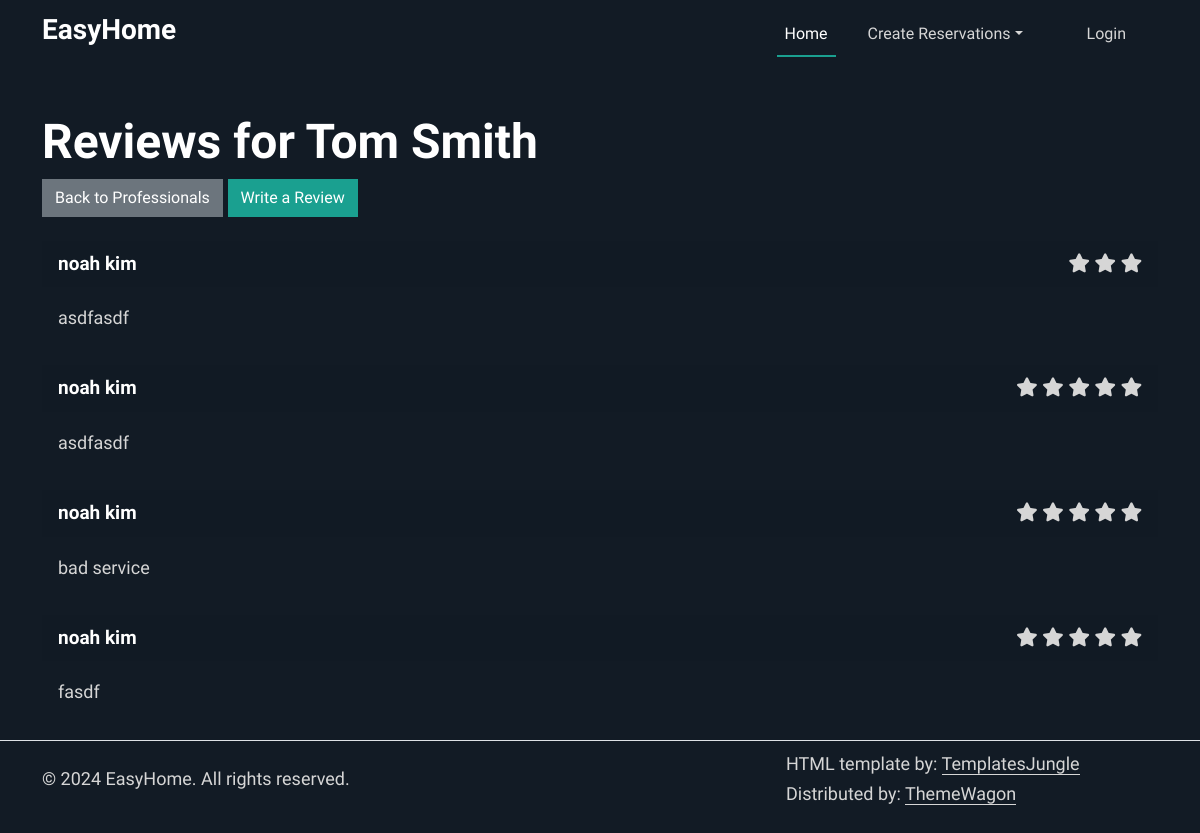
The app's page /reviews/1, older data.
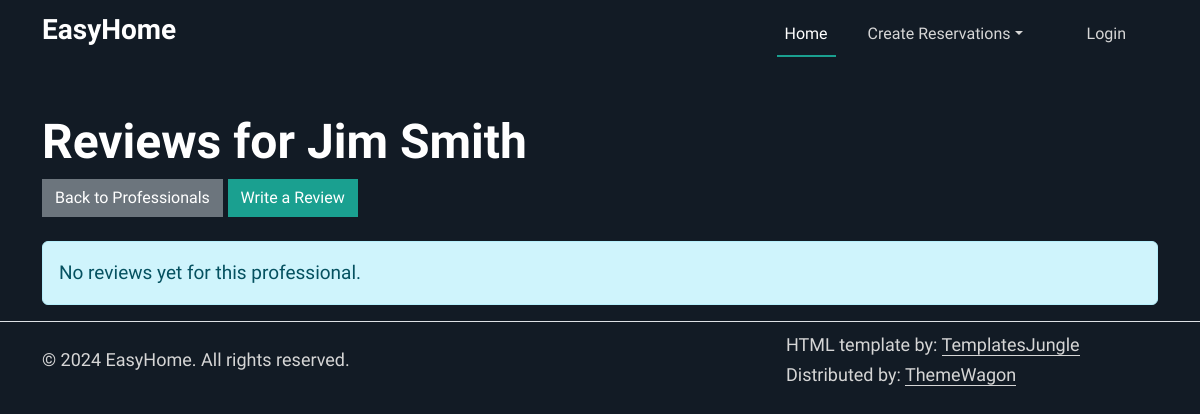
The same page, newer data.
### tables this page shows
CREATE TABLE users (
                id INTEGER PRIMARY KEY AUTOINCREMENT,
                first_name VARCHAR2(25) NOT NULL,
                middle_name VARCHAR2(15),
                last_name VARCHAR2(25) NOT NULL,
                gender CHAR(1) CHECK (gender IN ('M','F','O')) NOT NULL,
                phone_number VARCHAR2(12) NOT NULL,
                email VARCHAR2(50) NOT NULL,
                password VARCHAR2(50) NOT NULL,
                street_number VARCHAR2(10),
                street_name VARCHAR2(35),
                town VARCHAR2(30),
                state CHAR(2),
                zip_code VARCHAR2(5),
                user_type VARCHAR2(20) CHECK (user_type IN ('customer','professional')) DEFAULT 'customer'
            );

CREATE TABLE reviews (
                  id INTEGER PRIMARY KEY AUTOINCREMENT,
                  customer_id INTEGER NOT NULL,
                  professional_id INTEGER NOT NULL,
                  rating INTEGER CHECK(rating BETWEEN 1 AND 5) NOT NULL,
                  comment TEXT,
                  FOREIGN KEY (customer_id) REFERENCES users(id),
                  FOREIGN KEY (professional_id) REFERENCES professionals(id)
            );

### app.py (the view)
@app.route('/reviews/<professional_id>')
def view_reviews(professional_id):
    try:
        professional = get_professional_by_id(professional_id)
        if not professional:
            flash("Professional not found", "danger")
            return redirect(url_for('professionals'))
        conn = sqlite3.connect('database.db')
        conn.row_factory = sqlite3.Row
        c = conn.cursor()
        c.execute("""
            SELECT r.*, u.first_name, u.last_name
            FROM reviews r
            JOIN users u ON r.customer_id = u.id
            WHERE r.professional_id = ?
            ORDER BY r.id DESC
        """, (professional_id,))
        reviews = [dict(row) for row in c.fetchall()]
        return render_template('reviews.html', professional=professional, reviews=reviews)
    except sqlite3.Error as e:
        print(f"Error retrieving reviews: {e}")
        flash("An error occurred while retrieving reviews", "danger")
        return redirect(url_for('professionals'))
    finally:
        if conn:
            conn.close()

### app.py (called while the page is built)
def get_professional_by_id(professional_id):
    try:
        conn = sqlite3.connect('database.db')
        conn.row_factory = sqlite3.Row
        c = conn.cursor()
        c.execute("""
            SELECT professionals.*, users.*
            FROM professionals
            JOIN users ON professionals.user_id = users.id
            WHERE professionals.id = ?
        """, (professional_id,))
        row = c.fetchone()
        return dict(row) if row else None
    except sqlite3.Error as e:
        print(f"Error retrieving professional: {e}")
        return None
    finally:
        if conn:
            conn.close()

### templates/reviews.html (shortened to what this page needs)
{%extends "base.html"%}
{%block content%}
<div class="container mt-5">
    <div class="row mb-4">
        <div class="col-md-12">
            <h2>Reviews for {{ professional.first_name }} {{ professional.last_name }}</h2>
            <a href="{{ url_for('professionals') }}" class="btn btn-secondary">Back to Professionals</a>
            <a href="{{ url_for('submit_review', professional_id=professional.id) }}" class="btn btn-primary">Write a Review</a>
        </div>
    </div>
    {% if reviews %}
        <div class="row">
            {% for review in reviews %}
                <div class="col-md-12 mb-3">
                    <div class="card">
                        <div class="card-header d-flex justify-content-between align-items-center">
                            <div>
                                <strong>{{ review.first_name }} {{ review.last_name }}</strong>
                            </div>
                            <div class="text-warning">
                                {% for i in range(review.rating) %}
                                    <i class="fas fa-star"></i>
                                {% endfor %}
                            </div>
                        </div>
                        <div class="card-body">
                            <p class="card-text">{{ review.comment }}</p>
                        </div>
                    </div>
                </div>
            {% endfor %}
        </div>
    {% else %}
        <div class="alert alert-info">
            No reviews yet for this professional.
        </div>
    {% endif %}
</div>
{%endblock%}

Row changes from the older to the newer data that the page shows:
no longer on this page (row edited): users: first_name "Tom", last_name "Smith"
removed reviews: first_name "noah", last_name "kim", rating 3 (drawn), comment "asdfasdf"
removed reviews: first_name "noah", last_name "kim", rating 5 (drawn), comment "asdfasdf"
removed reviews: first_name "noah", last_name "kim", rating 5 (drawn), comment "bad service"
removed reviews: first_name "noah", last_name "kim", rating 5 (drawn), comment "fasdf"
now on this page (row edited): users: first_name "Jim", last_name "Smith"
Text that changed along with them:
text now shown: "No reviews yet for this professional."
